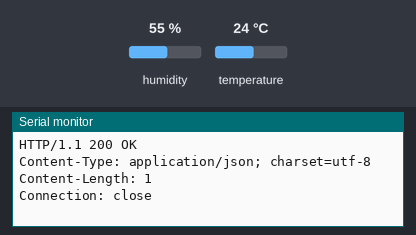
This sketch was run on a simulated ESP8266 (NodeMCU). Parts: the last lines printed to the serial monitor. Inputs (shaded band) come from the test bench; at power-on: humidity 55 %, temperature 24 °C. WiFi joins after 1.5 s; servers stay silent unless stated; web services answer with replies made up by the test bench.

Above: at 2.7 s.
2.8 s: humidity set to 22 %
At 3.8 s:
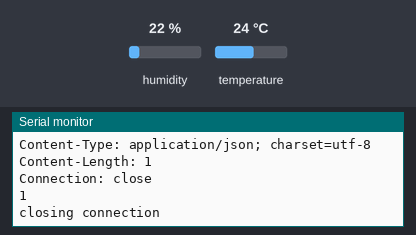
9.6 s: temperature set to 12 °C
At 12.28 s:
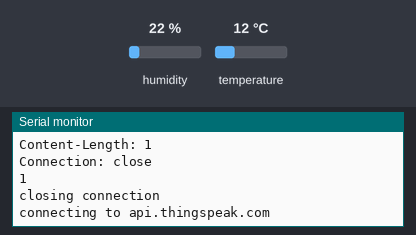
15.6 s: humidity set to 40 %
At 19.5 s:
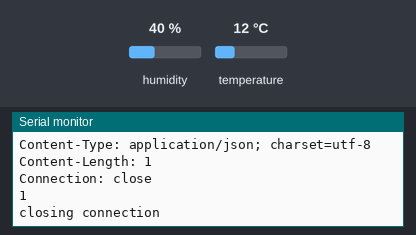
Timing chart, 0 to 21.0 s (numbered marks = the images above; inputs shaded):
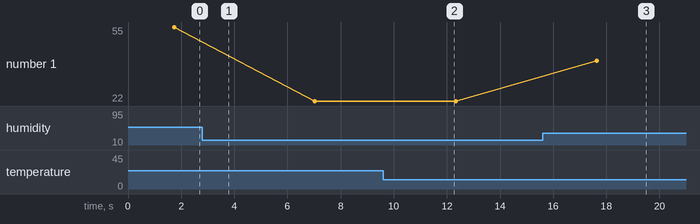

Measured:
- after the input at 15.6 s, the serial monitor: prints a new line after 2.0 s (image 3)
- plotted number 1: 55 → 22 after the input at 2.8 s, 22 → 40 after the input at 15.6 s

The sketch:

John_thingspeak.ino
```cpp
#include <ESP8266WiFi.h> // header file for nodemcu
#include "DHT.h"         // header file for DHT sensor

const char* ssid = "achal15"; //write your ssid
const char* password = "achal123";//write your password

const char* host = "api.thingspeak.com"; // this is the server name

const char* THINGSPEAK_API_KEY = "LQHP965CFD39RIDP"; // //  Enter your Write API key from ThingSpeak

#define DHTPIN D2         //pin where the dht11 is connected
 DHT dht(DHTPIN, DHT11); // creating object of DHT type

void setup() {
  Serial.begin(115200);   // begin serial Monitor at 115200 baud rate
  delay(10);
   dht.begin(); // begin dht sensor library
  Serial.println();
  Serial.println();
  Serial.print("Connecting to ");
  Serial.println(ssid);
  WiFi.begin(ssid, password);

  while (WiFi.status() != WL_CONNECTED)
  {
    delay(500);
    Serial.print(".");
  }
  Serial.println("");
  Serial.println("WiFi connected");
  Serial.println("IP address: ");
  Serial.println(WiFi.localIP());   // printing IP address of NodeMCU at serial Monitor
}

void loop() {
    Serial.print("connecting to ");
    Serial.println(host);

    // Use WiFiClient class to create TCP connections
    WiFiClient client;

    const int httpPort = 80;

    if (!client.connect(host, httpPort)) // client.connect(URL, port)
    {
      Serial.println("connection failed");
      return;
    }

    // read values from the sensor
    float humidity = dht.readHumidity();
    float temperature = dht.readTemperature();

 if (isnan(humidity) || isnan(temperature))   //checking humidity and temperature is a number or not
   {
    Serial.println("Failed to read from DHT sensor!");
     return;
   }
    //url=update?api_key= THINGSPEAK_API_KEY&field1=String(temperature)&field2=String(humidity)

    // We now create a URI for the request
    String url= "/update?api_key=";
    url += THINGSPEAK_API_KEY; // appending
    url += "&field1=";
    url += String(temperature);// converting temperature into string
    url += "&field2=";
    url += String(humidity);// converting humidity into string

    Serial.print("Requesting URL: ");
    Serial.println(url);

    // This will send the request to the server
    client.print(String("GET ") + url + " HTTP/1.1\r\n" +
                 "Host: " + host + "\r\n" +
                 "Connection: close\r\n\r\n");
    delay(10);
    while(!client.available()){
      delay(100);
      Serial.print(".");
    }
    // Read all the lines of the reply from server and print them to Serial
    while(client.available()){
      String line = client.readStringUntil('\r');
      Serial.print(line);
    }
    Serial.println();
    Serial.println("closing connection");
// Go back to sleep. If your sensor is battery powered you might
// want to use deep sleep here
  delay(4000 );
}
```
